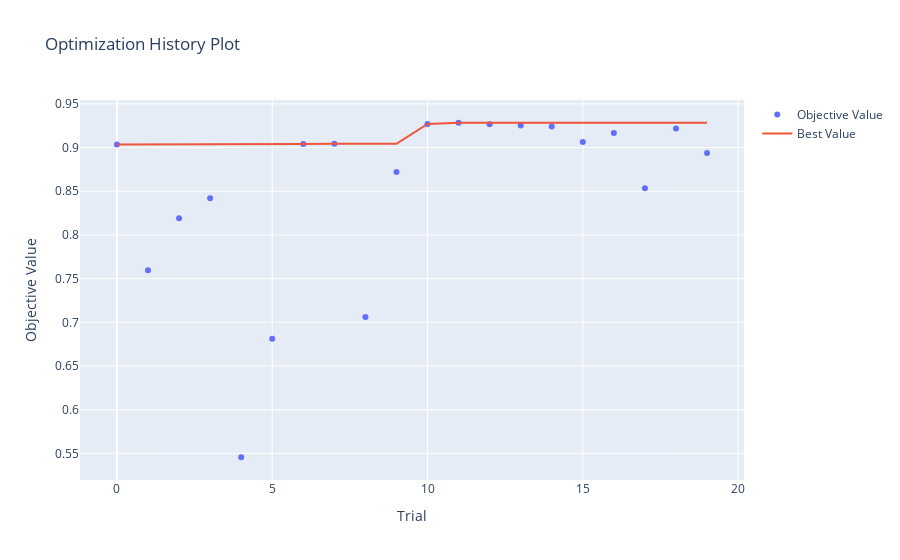

The notebook cell saved with this chart:
### Code cell
from optuna.visualization import plot_optimization_history, plot_parallel_coordinate, plot_param_importances

plot_optimization_history(study).show()

### Figure 1 — Plotly figure (JSON) as saved in the notebook; plotly's stock layout.template omitted (floating-point values rounded to 4 significant figures)
{"data": [{"mode": "markers", "name": "Objective Value", "type": "scatter", "x": [0, 1, 2, 3, 4, 5, 6, 7, 8, 9, 10, 11, 12, 13, 14, 15, 16, 17, 18, 19], "y": [0.9035, 0.7597, 0.8193, 0.842, 0.5456, 0.6813, 0.904, 0.9044, 0.7061, 0.8722, 0.927, 0.9284, 0.9268, 0.9252, 0.9242, 0.9065, 0.9168, 0.8535, 0.9219, 0.8937]}, {"mode": "lines", "name": "Best Value", "type": "scatter", "x": [0, 1, 2, 3, 4, 5, 6, 7, 8, 9, 10, 11, 12, 13, 14, 15, 16, 17, 18, 19], "y": [0.9035, 0.9035, 0.9035, 0.9035, 0.9035, 0.9035, 0.904, 0.9044, 0.9044, 0.9044, 0.927, 0.9284, 0.9284, 0.9284, 0.9284, 0.9284, 0.9284, 0.9284, 0.9284, 0.9284]}, {"marker": {"color": "#cccccc"}, "mode": "markers", "name": "Infeasible Trial", "showlegend": false, "type": "scatter", "x": [], "y": []}], "layout": {"title": {"text": "Optimization History Plot"}, "xaxis": {"title": {"text": "Trial"}}, "yaxis": {"title": {"text": "Objective Value"}}}}
